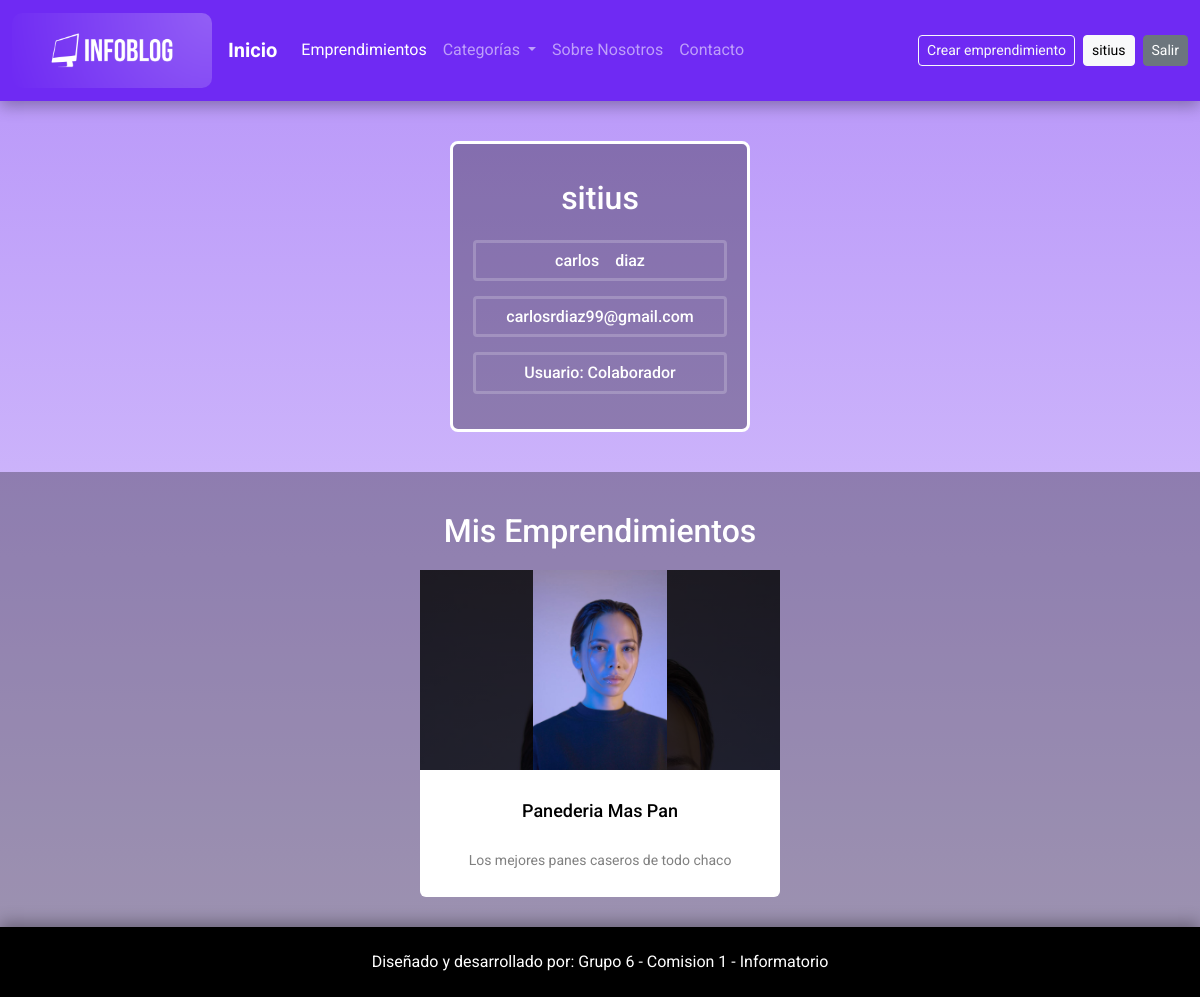
The page /perfil-usuario/ (signed in) on the database as committed earlier.
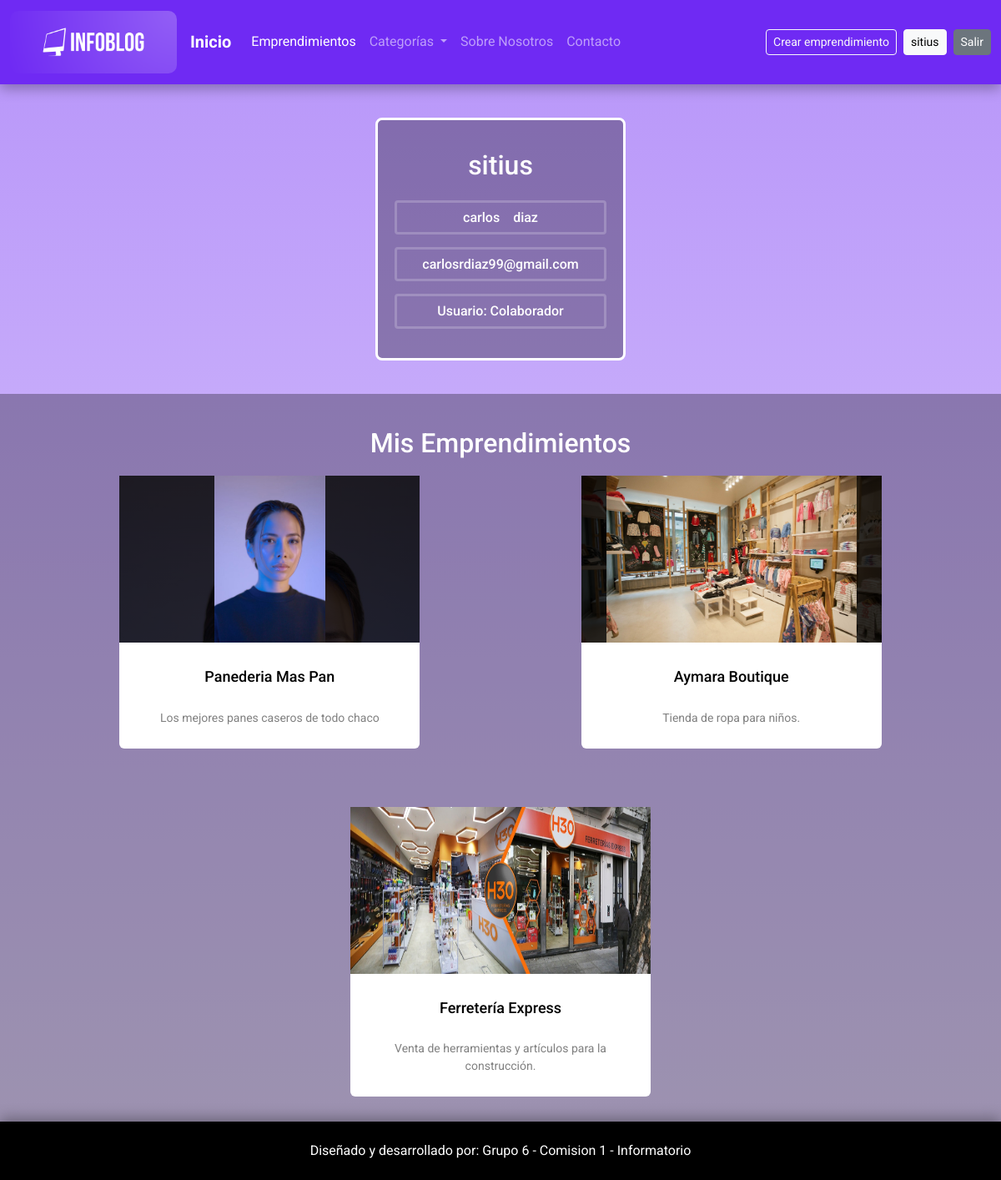
The same page on the database as committed later.
### apps/empr/models.py (models this page shows, shortened)
class Emprendimientos(models.Model):
    creado = models.DateTimeField(
		'creado',
		auto_now_add=True
	)
    modificado = models.DateTimeField(
		'modificado',
		auto_now=True
	)
    titulo = models.CharField(max_length=80)
    resumen = models.TextField()
    contenido = models.TextField()
    autor = models.ForeignKey(User, on_delete = models.CASCADE)
    imagen = models.ImageField(upload_to= 'empr')
    categoria = models.ForeignKey(Categoria, on_delete = models.CASCADE)

### proyectoFinal/views.py (the view)
# urls.py: path('perfil-usuario/', views.Perfil_usuario, name='perfil'),
def Perfil_usuario(request):
    return render(request, 'perfil.html')

### proyectoFinal/context_processors.py (called while the page is built)
def categorias_processor(request):
    cat_context = Categoria.objects.all()
    num_categorias = len(cat_context)
    return {
        'cat_context': cat_context,
        'num_categorias': num_categorias,
    }

def emprendimientos_processor(request):
    emprendimientos = Emprendimientos.objects.all()
    num_emprendimientos = len(emprendimientos)
    return{
        'empr_context': emprendimientos,
        'num_emprendimientos': num_emprendimientos,
    }

def usuarios_processor(request):
    usuarios = User.objects.all()
    num_usuarios = len(usuarios)
    return{
        'num_usuarios': num_usuarios
    }

def emprendimientos_categorias(request):
    categorias = Categoria.objects.filter(emprendimientos__isnull=False).distinct()
    emprendimientos_por_categoria = {}
    paginate_by = 6
    for cat in categorias:
        emprendimientos = Emprendimientos.objects.filter(categoria=cat)
        emprendimientos_por_categoria[cat] = emprendimientos
    return {'empr_cat': emprendimientos_por_categoria}

### templates/perfil.html
{% extends 'base.html' %}
{% load static %}
{%block css%}
<link rel="stylesheet" href="{% static 'css/style_filtrar.css'%}">
{%endblock css%}
{% block contenido %}
<div class="base">
    <div class="perfil">
        <div class="tarjeta">
            <div class="esty">
                <h2>{{user.username}}</h2>
            </div>
            <div class="esty borde">
                <h6>{{user.first_name}}</h6>
                <h6>{{user.last_name}}</h6>
            </div>
            <div class="esty borde">
                <h6>{{user.email}}</h6>
            </div>
            <div class="esty borde">
                {% if user.is_staff%}
                <h6>Usuario: Colaborador</h6>
                {% else %}
                <h6>Usuario: Espectador</h6>
                {% endif %}
            </div>
        </div>
    </div>
    <div class="empr-cont">
        <h2 class="mis-empr">Mis Emprendimientos</h2>
        <div class="empr">
            {%if empr_context%}
                {%for emprendimimento in empr_context%}
            {%if emprendimimento.autor|lower ==  user.username|lower%}
            <div class="card" style="border: none;">
                <a href="{% url 'empr:detalle_emprendimiento' emprendimimento.pk %}">
                <div class="img-content" style="background: linear-gradient(rgba(0,0,0,0.8),rgba(0,0,0,0.8)) ,url({{emprendimimento.imagen.url}}); background-size: cover;">
                <img src="{{emprendimimento.imagen.url}}" alt="foto">
                </div>
                <div class="card-content">
                <h2 class="titulo">{{emprendimimento.titulo}}</h2>
                <p class="name">{{emprendimimento.resumen}}</p>
                </div>
            </a>
            </div>
            {%endif%}
            {%endfor%}
            {%else%}
            <h1 class="no-disponible">Aun no tienens ningún emprendimiento</h1>
            {%endif%}
      </div
    </div>
</div>
{% endblock contenido %}

### templates/base.html (shortened to what this page needs)
{% load static %}
{% load humanize %}
<!DOCTYPE html>
<html lang="es">
    <head>
        {% block css %}
        {% endblock css %}
        <link href="https://cdn.jsdelivr.net/npm/bootstrap@5.3.0/dist/css/bootstrap.min.css" rel="stylesheet">
        <link rel="stylesheet" href="{% static 'css/style.css'%}">
    </head>
    <body>
        {% if user.is_authenticated %}
        <nav class="navbar navbar-expand-lg" data-bs-theme="dark" style="background-color: #6F2AF3;">
            <div class="container-fluid">
                <a class="navbar-brand" href="{% url 'home' %}">
                    <img src="{% static 'img/InfoBlog_Logo.png'%}" alt="Bootstrap" class="estlogo">
                </a>
                <a class="navbar-brand mb-0 h1 fw-bold" href="{% url 'home' %}" >Inicio</a>
                <div class="collapse navbar-collapse" id="navbarSupportedContent">
                    <ul class="navbar-nav me-auto mb-2 mb-lg-0">
                        <li class="nav-item">
                            <a class="nav-link active" aria-current="page" href="{% url 'empr:listar_emprendimientos' %}">Emprendimientos</a>
                        </li>
                        <li class="nav-item dropdown">
                            <a class="nav-link dropdown-toggle" href="#" role="button" data-bs-toggle="dropdown" aria-expanded="false">
                                Categorías
                            </a>
                        </li>
                        <li class="nav-item">
                            <a class="nav-link" href="{% url 'sobre_nosotros' %}">Sobre Nosotros</a>
                        </li>
                        <li class="nav-item">
                            <a class="nav-link" href="{% url 'contactos:contacto' %}">Contacto</a>
                        </li>
                    </ul>
                    <div class="d-grid gap-2 d-md-flex justify-content-md-end">
                        {%if user.is_staff%}
                        <a href="{%url 'empr:crear_empredimiento'%}" class="btn btn-outline-light btn-sm">Crear emprendimiento</a>
                        {%endif%}
                        <a href="{% url 'perfil' %}"><button type="button" class="btn btn-light btn-sm">{{ user.username }}</button></a>
                        <a href="{% url 'logout' %}"><button type="button" class="btn btn-secondary btn-sm">Salir</button></a>
                    </div>
                    {% endif %}
                </div>
            </div>
        </nav>
       {% block contenido %}
       {% endblock contenido %}
       <footer><p>Diseñado y desarrollado por: Grupo 6 - Comision 1 - Informatorio</p></footer>
    </body>
</html>

### static/css/style_filtrar.css (style rules this page uses)
.empr { margin: 10px 0px; display: flex; gap:70px; flex-wrap: wrap; justify-content:space-evenly; }
.card { display: flex; flex-direction: column; border-radius: 25px; background-color: #FFF; width: 360px; }
.img-content { display: flex; justify-content: center; width: 100%; height: 200px; }
.img-content img { max-width: 100%; max-height: 100%; }
.card-content { display: flex; flex-direction: column; align-items: center; padding: 10px 20px; }
.titulo { font-size: 18px; font-weight: 500; color: #333; padding: 20px; }
.name { font-size: 14px; color: grey; text-align: center; }
.perfil { display: flex; justify-content: center; }
.tarjeta { min-width: 300px; background: rgba(0, 0, 0, 0.3); background-size:cover; color: white; padding: 20px; border: solid; border-radius: 8px; border-color: white; margin: 40px; }
.esty { display: flex; justify-content: center; margin: 15px 0px; }
.esty h6 { margin: 8px; }
.borde { border: solid; border-radius: 4px; border-color: rgba(255, 255, 255, 0.2); }
.mis-empr { color: white; margin: 20px; text-align: center; }
.empr-cont { background: rgba(0, 0, 0, 0.3); padding: 20px; }

### static/css/style.css (style rules this page uses)
* { margin: 0; padding: 0; -webkit-box-sizing: border-box; -moz-box-sizing: border-box; box-sizing: border-box; }
body { padding: 0; margin: 0; background: linear-gradient(rgba(111,42,243,0.5), rgba(111,42,243,0.2)) ,url("../img/fondo-claro2.jpg"); background-size:cover; font-family: 'Roboto', 'Open Sans', Arial, Helvetica, Sans-serif, Verdana; }
a { text-decoration: none; }
.titulo, .autor { color: black; }
nav { box-shadow: 0 5px 15px rgba(0, 0, 0, 0.3); }
.estlogo { width: 200px; border-radius: 10px; }
footer { background: black; display: absolute; bottom: 0; width: 100%; height: 70px; text-align: center; padding: 10px; box-shadow: 0 -5px 15px rgba(0, 0, 0, 0.3); }
footer p { color: white; padding: 3px; margin-top: 10px; }
a { color: #03658c; text-decoration: none; }
ul { list-style-type: none; }

Rows that differ between the two databases and show on the page:
added Emprendimientos: imagen (picture), titulo "Aymara Boutique", resumen "Tienda de ropa para niños."
added Emprendimientos: imagen (picture), titulo "Ferretería Express", resumen "Venta de herramientas y artículos para la construcción."
